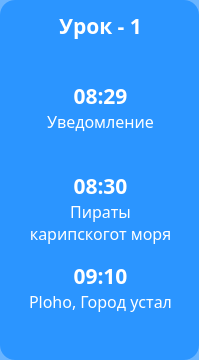
         <widget class="QFrame" name="frame_2">
          <property name="sizePolicy">
           <sizepolicy hsizetype="Fixed" vsizetype="Minimum">
            <horstretch>0</horstretch>
            <verstretch>0</verstretch>
           </sizepolicy>
          </property>
          <property name="minimumSize">
           <size>
            <width>199</width>
            <height>0</height>
           </size>
          </property>
          <property name="styleSheet">
           <string notr="true">border-radius: 15;
background-color: rgb(0,127,255, 150);</string>
          </property>
          <property name="frameShape">
           <enum>QFrame::StyledPanel</enum>
          </property>
          <property name="frameShadow">
           <enum>QFrame::Raised</enum>
          </property>
          <widget class="QLabel" name="label_42">
           <property name="geometry">
            <rect>
             <x>50</x>
             <y>10</y>
             <width>101</width>
             <height>31</height>
            </rect>
           </property>
           <property name="font">
            <font>
             <family>Yandex Sans Text Bold</family>
             <pointsize>16</pointsize>
             <weight>75</weight>
             <bold>true</bold>
            </font>
           </property>
           <property name="styleSheet">
            <string notr="true">color: white;
background-color: rgb(255,160,0, 0);
</string>
           </property>
           <property name="text">
            <string>Урок - 1</string>
           </property>
           <property name="alignment">
            <set>Qt::AlignCenter</set>
           </property>
          </widget>
          <widget class="QLabel" name="label_43">
           <property name="geometry">
            <rect>
             <x>30</x>
             <y>80</y>
             <width>141</width>
             <height>31</height>
            </rect>
           </property>
           <property name="font">
            <font>
             <family>Yandex Sans Text Bold</family>
             <pointsize>16</pointsize>
             <weight>75</weight>
             <bold>true</bold>
            </font>
           </property>
           <property name="styleSheet">
            <string notr="true">color: white;
background-color: rgb(255,160,0, 0);
</string>
           </property>
           <property name="text">
            <string>08:29</string>
           </property>
           <property name="alignment">
            <set>Qt::AlignCenter</set>
           </property>
          </widget>
          <widget class="QLabel" name="label_44">
           <property name="geometry">
            <rect>
             <x>20</x>
             <y>110</y>
             <width>161</width>
             <height>61</height>
            </rect>
           </property>
           <property name="font">
            <font>
             <family>Yandex Sans Display</family>
             <pointsize>12</pointsize>
             <weight>50</weight>
             <bold>false</bold>
            </font>
           </property>
           <property name="styleSheet">
            <string notr="true">color: white;
background-color: rgb(255,160,0, 0);
</string>
           </property>
           <property name="text">
            <string>Уведомление</string>
           </property>
           <property name="alignment">
            <set>Qt::AlignHCenter|Qt::AlignTop</set>
           </property>
           <property name="wordWrap">
            <bool>true</bool>
           </property>
          </widget>
          <widget class="QLabel" name="label_45">
           <property name="geometry">
            <rect>
             <x>20</x>
             <y>200</y>
             <width>161</width>
             <height>61</height>
            </rect>
           </property>
           <property name="font">
            <font>
             <family>Yandex Sans Display</family>
             <pointsize>12</pointsize>
             <weight>50</weight>
             <bold>false</bold>
            </font>
           </property>
           <property name="styleSheet">
            <string notr="true">color: white;
background-color: rgb(255,160,0, 0);
</string>
           </property>
           <property name="text">
            <string>Пираты карипскогот моря</string>
           </property>
           <property name="alignment">
            <set>Qt::AlignHCenter|Qt::AlignTop</set>
           </property>
           <property name="wordWrap">
            <bool>true</bool>
           </property>
          </widget>
          <widget class="QLabel" name="label_46">
           <property name="geometry">
            <rect>
             <x>30</x>
             <y>170</y>
             <width>141</width>
             <height>31</height>
            </rect>
           </property>
           <property name="font">
            <font>
             <family>Yandex Sans Text Bold</family>
             <pointsize>16</pointsize>
             <weight>75</weight>
             <bold>true</bold>
            </font>
           </property>
           <property name="styleSheet">
            <string notr="true">color: white;
background-color: rgb(255,160,0, 0);
</string>
           </property>
           <property name="text">
            <string>08:30</string>
           </property>
           <property name="alignment">
            <set>Qt::AlignCenter</set>
           </property>
          </widget>
          <widget class="QLabel" name="label_47">
           <property name="geometry">
            <rect>
             <x>20</x>
             <y>290</y>
             <width>161</width>
             <height>61</height>
            </rect>
           </property>
           <property name="font">
            <font>
             <family>Yandex Sans Display</family>
             <pointsize>12</pointsize>
             <weight>50</weight>
             <bold>false</bold>
            </font>
           </property>
           <property name="styleSheet">
            <string notr="true">color: white;
background-color: rgb(255,160,0, 0);
</string>
           </property>
           <property name="text">
            <string>Ploho, Город устал</string>
           </property>
           <property name="alignment">
            <set>Qt::AlignHCenter|Qt::AlignTop</set>
           </property>
           <property name="wordWrap">
            <bool>true</bool>
           </property>
          </widget>
          <widget class="QLabel" name="label_48">
           <property name="geometry">
            <rect>
             <x>30</x>
             <y>260</y>
             <width>141</width>
             <height>31</height>
            </rect>
           </property>
           <property name="font">
            <font>
             <family>Yandex Sans Text Bold</family>
             <pointsize>16</pointsize>
             <weight>75</weight>
             <bold>true</bold>
            </font>
           </property>
           <property name="styleSheet">
            <string notr="true">color: white;
background-color: rgb(255,160,0, 0);
</string>
           </property>
           <property name="text">
            <string>09:10</string>
           </property>
           <property name="alignment">
            <set>Qt::AlignCenter</set>
           </property>
          </widget>
         </widget>
